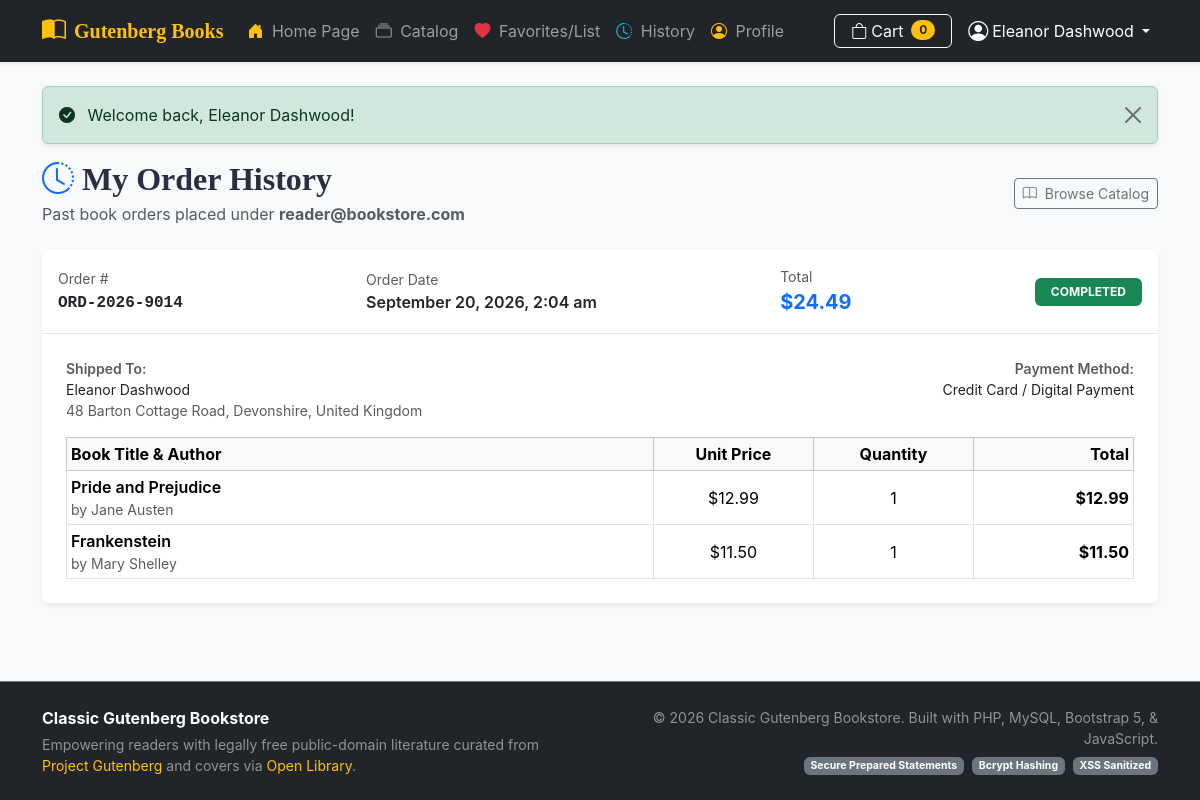
Screenshot of /order_history.php (signed in) with the database file from the repository.
### tables this page shows
CREATE TABLE `orders` (
  `id` INT UNSIGNED AUTO_INCREMENT PRIMARY KEY,
  `user_id` INT UNSIGNED NOT NULL,
  `order_number` VARCHAR(32) NOT NULL UNIQUE,
  `total_amount` DECIMAL(10, 2) NOT NULL,
  `shipping_name` VARCHAR(100) NOT NULL,
  `shipping_address` VARCHAR(255) NOT NULL,
  `shipping_city` VARCHAR(100) NOT NULL,
  `shipping_country` VARCHAR(100) NOT NULL,
  `payment_method` VARCHAR(50) NOT NULL DEFAULT 'Credit Card / Digital Payment',
  `status` ENUM('pending', 'processing', 'completed', 'cancelled') NOT NULL DEFAULT 'completed',
  `created_at` TIMESTAMP DEFAULT CURRENT_TIMESTAMP,
  `updated_at` TIMESTAMP DEFAULT CURRENT_TIMESTAMP ON UPDATE CURRENT_TIMESTAMP,
  FOREIGN KEY (`user_id`) REFERENCES `users` (`id`) ON DELETE CASCADE,
  INDEX `idx_orders_user` (`user_id`),
  INDEX `idx_orders_created` (`created_at`)
);

CREATE TABLE `order_items` (
  `id` INT UNSIGNED AUTO_INCREMENT PRIMARY KEY,
  `order_id` INT UNSIGNED NOT NULL,
  `book_id` INT UNSIGNED NOT NULL,
  `title` VARCHAR(255) NOT NULL,
  `author` VARCHAR(150) NOT NULL,
  `price` DECIMAL(10, 2) NOT NULL,
  `quantity` INT UNSIGNED NOT NULL DEFAULT 1,
  `subtotal` DECIMAL(10, 2) NOT NULL,
  FOREIGN KEY (`order_id`) REFERENCES `orders` (`id`) ON DELETE CASCADE,
  FOREIGN KEY (`book_id`) REFERENCES `books` (`id`) ON DELETE RESTRICT,
  INDEX `idx_order_items_order` (`order_id`),
  INDEX `idx_order_items_book` (`book_id`)
);

### includes/auth_middleware.php (called while the page is built, shortened)
<?php
function e($string) {
    return htmlspecialchars((string)$string, ENT_QUOTES, 'UTF-8');
}
function is_logged_in() {
    return isset($_SESSION['user_id']) && !empty($_SESSION['user_id']);
}
function get_current_user_session() {
    return [
        'id' => $_SESSION['user_id'],
        'name' => $_SESSION['user_name'] ?? 'Reader',
        'email' => $_SESSION['user_email'] ?? '',
        'role' => $_SESSION['role'] ?? 'user'
    ];
}

### order_history.php (the view, shortened to what this page needs)
<?php
require_once __DIR__ . '/config/db.php';
require_once __DIR__ . '/includes/auth_middleware.php';
$user = get_current_user_session();
try {
    $stmt = $pdo->prepare("
        SELECT * FROM orders
        WHERE user_id = :user_id
        ORDER BY created_at DESC
    ");
    $stmt->execute([':user_id' => $user['id']]);
    $orders = $stmt->fetchAll();
    $orders_with_items = [];
    $item_stmt = $pdo->prepare("
        SELECT * FROM order_items
        WHERE order_id = :order_id
    ");
    foreach ($orders as $ord) {
        $item_stmt->execute([':order_id' => $ord['id']]);
        $ord['items'] = $item_stmt->fetchAll();
        $orders_with_items[] = $ord;
    }
} catch (PDOException $e) {
    $orders_with_items = [];
    $error = "Failed to load order history: " . $e->getMessage();
}
require_once __DIR__ . '/includes/header.php';
?>
<div class="d-flex justify-content-between align-items-center mb-4">
    <div>
        <h2 class="fw-bold mb-1"><i class="bi bi-clock-history text-primary me-2"></i>My Order History</h2>
        <p class="text-muted mb-0">Past book orders placed under <strong><?= e($user['email']) ?></strong></p>
    </div>
    <a href="/php_bookstore/books.php" class="btn btn-outline-secondary btn-sm">
        <i class="bi bi-book me-1"></i> Browse Catalog
    </a>
</div>
<?php if (empty($orders_with_items)): ?>
    <div class="card border-0 shadow-sm text-center py-5">
        <div class="card-body">
            <i class="bi bi-receipt text-muted display-3 mb-3"></i>
            <h4 class="fw-bold">No orders placed yet</h4>
            <p class="text-muted">You haven't ordered any physical book editions yet. Browse our public-domain catalog!</p>
            <a href="/php_bookstore/books.php" class="btn btn-primary px-4 py-2">Find Books</a>
        </div>
    </div>
<?php else: ?>
    <div class="row g-4 mb-5">
        <?php foreach ($orders_with_items as $order): ?>
            <div class="col-12">
                <div class="card border-0 shadow-sm">
                    <div class="card-header bg-white py-3 border-bottom d-flex flex-wrap justify-content-between align-items-center gap-2">
                        <div>
                            <span class="text-muted small d-block">Order #</span>
                            <span class="fw-bold font-monospace fs-6"><?= e($order['order_number']) ?></span>
                        </div>
                        <div>
                            <span class="text-muted small d-block">Order Date</span>
                            <span class="fw-semibold text-dark"><?= date('F j, Y, g:i a', strtotime($order['created_at'])) ?></span>
                        </div>
                        <div>
                            <span class="text-muted small d-block">Total</span>
                            <span class="fw-bold text-primary fs-5">$<?= number_format($order['total_amount'], 2) ?></span>
                        </div>
                        <div>
                            <span class="badge bg-success px-3 py-2 text-uppercase"><?= e($order['status']) ?></span>
                        </div>
                    </div>
                    <div class="card-body p-4">
                        <div class="row g-3 mb-3">
                            <div class="col-md-6 small">
                                <span class="text-muted d-block fw-semibold">Shipped To:</span>
                                <div><?= e($order['shipping_name']) ?></div>
                                <div class="text-muted"><?= e($order['shipping_address']) ?>, <?= e($order['shipping_city']) ?>, <?= e($order['shipping_country']) ?></div>
                            </div>
                            <div class="col-md-6 small text-md-end">
                                <span class="text-muted d-block fw-semibold">Payment Method:</span>
                                <div><?= e($order['payment_method']) ?></div>
                            </div>
                        </div>
                        <div class="table-responsive">
                            <table class="table table-sm table-bordered align-middle mb-0">
                                <thead class="table-light">
                                    <tr>
                                        <th>Book Title &amp; Author</th>
                                        <th class="text-center" style="width: 15%;">Unit Price</th>
                                        <th class="text-center" style="width: 15%;">Quantity</th>
                                        <th class="text-end" style="width: 15%;">Total</th>
                                    </tr>
                                </thead>
                                <tbody>
                                    <?php foreach ($order['items'] as $item): ?>
                                        <tr>
                                            <td>
                                                <div class="fw-semibold"><?= e($item['title']) ?></div>
                                                <div class="text-muted small">by <?= e($item['author']) ?></div>
                                            </td>
                                            <td class="text-center">$<?= number_format($item['price'], 2) ?></td>
                                            <td class="text-center"><?= $item['quantity'] ?></td>
                                            <td class="text-end fw-bold">$<?= number_format($item['subtotal'], 2) ?></td>
                                        </tr>
                                    <?php endforeach; ?>
                                </tbody>
                            </table>
                        </div>
                    </div>
                </div>
            </div>
        <?php endforeach; ?>
    </div>
<?php endif; ?>
<?php require_once __DIR__ . '/includes/footer.php'; ?>

### assets/css/style.css (style rules this page uses)
:root { --book-cover-height: 280px; }
body { font-family: 'Plus Jakarta Sans', -apple-system, BlinkMacSystemFont, "Segoe UI", Roboto, sans-serif; color: #2b2d42; }
h1, h2, h3, .card-title, .navbar-brand { font-family: 'Playfair Display', Georgia, serif; }

### rows the page displays
orders: order_number "ORD-2026-9014", created_at "September 20, 2026, 2:04 am", total_amount "24.49", status "COMPLETED", shipping_name "Eleanor Dashwood", shipping_address "48 Barton Cottage Road", shipping_city "Devonshire", shipping_country "United Kingdom", payment_method "Credit Card / Digital Payment"
order_items: title "Pride and Prejudice", author "Jane Austen", price "12.99", quantity "1", subtotal "12.99"
order_items: title "Frankenstein", author "Mary Shelley", price "11.50", quantity "1", subtotal "11.50"

### other values shown
$cart_count "0"
$_SESSION['user_name'] "Eleanor Dashwood"
$_SESSION['flash_success'] "Welcome back, Eleanor Dashwood!"
$user['email'] "reader@bookstore.com"
